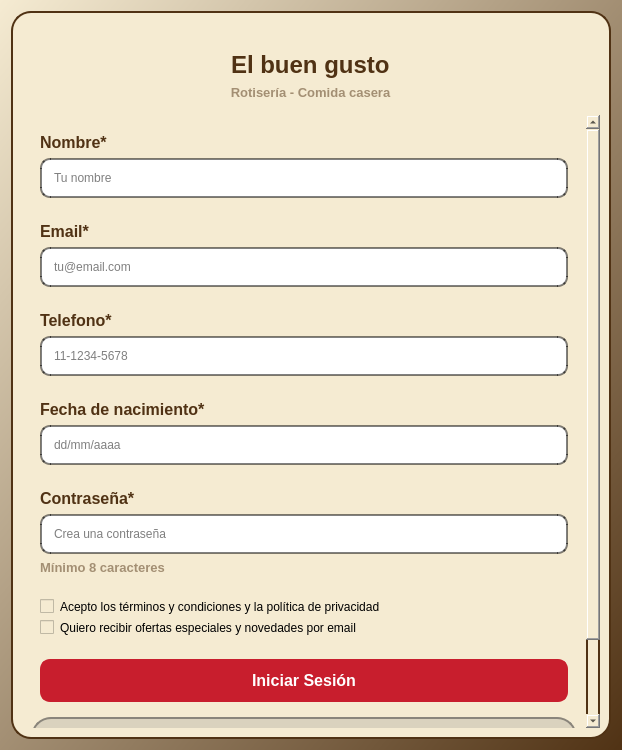
<?xml version="1.0" encoding="UTF-8"?>
<ui version="4.0">
 <class>sign_up</class>
 <widget class="QWidget" name="sign_up">
  <property name="geometry">
   <rect>
    <x>0</x>
    <y>0</y>
    <width>618</width>
    <height>750</height>
   </rect>
  </property>
  <property name="windowTitle">
   <string>Form</string>
  </property>
  <property name="styleSheet">
   <string notr="true">background-color: qlineargradient(spread:pad, x1:0, y0:1, x2:1, y2:1, stop:0 rgba(245, 235, 210, 255), stop:1 rgba(80, 50, 20, 255))</string>
  </property>
  <layout class="QHBoxLayout" name="horizontalLayout">
   <item>
    <widget class="QFrame" name="frame">
     <property name="sizePolicy">
      <sizepolicy hsizetype="Minimum" vsizetype="Minimum">
       <horstretch>0</horstretch>
       <verstretch>0</verstretch>
      </sizepolicy>
     </property>
     <property name="minimumSize">
      <size>
       <width>600</width>
       <height>500</height>
      </size>
     </property>
     <property name="maximumSize">
      <size>
       <width>396</width>
       <height>16777215</height>
      </size>
     </property>
     <property name="styleSheet">
      <string notr="true">background-color: rgb(245, 235, 210);
border: 2 solid rgb(80, 50, 20);
border-radius: 20;</string>
     </property>
     <property name="frameShape">
      <enum>QFrame::Shape::StyledPanel</enum>
     </property>
     <property name="frameShadow">
      <enum>QFrame::Shadow::Raised</enum>
     </property>
     <layout class="QVBoxLayout" name="verticalLayout">
      <item>
       <widget class="QFrame" name="frame_4">
        <property name="maximumSize">
         <size>
          <width>16777215</width>
          <height>200</height>
         </size>
        </property>
        <property name="styleSheet">
         <string notr="true">background-color: rgb(245, 235, 210);
border: 0 solid rgb(138, 133, 123);
border-radius: 0;</string>
        </property>
        <property name="frameShape">
         <enum>QFrame::Shape::StyledPanel</enum>
        </property>
        <property name="frameShadow">
         <enum>QFrame::Shadow::Raised</enum>
        </property>
        <layout class="QVBoxLayout" name="verticalLayout_7">
         <item alignment="Qt::AlignmentFlag::AlignHCenter">
          <widget class="QLabel" name="label_5">
           <property name="minimumSize">
            <size>
             <width>0</width>
             <height>0</height>
            </size>
           </property>
           <property name="maximumSize">
            <size>
             <width>100</width>
             <height>100</height>
            </size>
           </property>
           <property name="text">
            <string/>
           </property>
           <property name="pixmap">
            <pixmap resource="img.qrc">:/fondo2.jpg</pixmap>
           </property>
           <property name="scaledContents">
            <bool>true</bool>
           </property>
          </widget>
         </item>
         <item alignment="Qt::AlignmentFlag::AlignHCenter">
          <widget class="QLabel" name="label_6">
           <property name="sizePolicy">
            <sizepolicy hsizetype="Maximum" vsizetype="Maximum">
             <horstretch>0</horstretch>
             <verstretch>0</verstretch>
            </sizepolicy>
           </property>
           <property name="font">
            <font>
             <family>Arial</family>
             <pointsize>18</pointsize>
             <bold>true</bold>
            </font>
           </property>
           <property name="styleSheet">
            <string notr="true">color: rgb(80,50,20);
</string>
           </property>
           <property name="text">
            <string>El buen gusto</string>
           </property>
          </widget>
         </item>
         <item alignment="Qt::AlignmentFlag::AlignHCenter">
          <widget class="QPushButton" name="pushButton_4">
           <property name="sizePolicy">
            <sizepolicy hsizetype="Maximum" vsizetype="Maximum">
             <horstretch>0</horstretch>
             <verstretch>0</verstretch>
            </sizepolicy>
           </property>
           <property name="font">
            <font>
             <family>Arial</family>
             <pointsize>10</pointsize>
             <bold>true</bold>
            </font>
           </property>
           <property name="styleSheet">
            <string notr="true">background-color: rgb(245, 235, 210);
color: rgba(80,50,20,0.50);
border: 0 solid rgb(80, 50, 20);
border-radius: 0;</string>
           </property>
           <property name="text">
            <string>Rotisería - Comida casera</string>
           </property>
          </widget>
         </item>
        </layout>
       </widget>
      </item>
      <item>
       <widget class="QScrollArea" name="scrollArea">
        <property name="styleSheet">
         <string notr="true">background-color: rgb(245, 235, 210);
border: 0 solid rgb(138, 133, 123);
border-radius: 0;</string>
        </property>
        <property name="widgetResizable">
         <bool>true</bool>
        </property>
        <widget class="QWidget" name="scrollAreaWidgetContents_3">
         <property name="geometry">
          <rect>
           <x>0</x>
           <y>0</y>
           <width>561</width>
           <height>697</height>
          </rect>
         </property>
         <layout class="QVBoxLayout" name="verticalLayout_11">
          <item>
           <widget class="QFrame" name="frame_7">
            <property name="styleSheet">
             <string notr="true">background-color: rgb(245, 235, 210);
border: 0 solid rgb(138, 133, 123);
border-radius: 0;</string>
            </property>
            <property name="frameShape">
             <enum>QFrame::Shape::StyledPanel</enum>
            </property>
            <property name="frameShadow">
             <enum>QFrame::Shadow::Raised</enum>
            </property>
            <layout class="QVBoxLayout" name="verticalLayout_5">
             <item alignment="Qt::AlignmentFlag::AlignLeft">
              <widget class="QLabel" name="label_3">
               <property name="sizePolicy">
                <sizepolicy hsizetype="Maximum" vsizetype="Maximum">
                 <horstretch>0</horstretch>
                 <verstretch>0</verstretch>
                </sizepolicy>
               </property>
               <property name="font">
                <font>
                 <family>Arial</family>
                 <pointsize>12</pointsize>
                 <bold>true</bold>
                </font>
               </property>
               <property name="styleSheet">
                <string notr="true">color: rgb(80,50,20);
</string>
               </property>
               <property name="text">
                <string>Nombre*</string>
               </property>
              </widget>
             </item>
             <item>
              <widget class="QLineEdit" name="lineEdit_2">
               <property name="styleSheet">
                <string notr="true">background-color: rgb(255, 255, 255);
border: 2 solid rgba(0, 0, 0,0.50);
border-radius: 20;
border-radius: 10;
padding: 10;</string>
               </property>
               <property name="text">
                <string/>
               </property>
               <property name="echoMode">
                <enum>QLineEdit::EchoMode::Normal</enum>
               </property>
               <property name="placeholderText">
                <string>Tu nombre</string>
               </property>
              </widget>
             </item>
            </layout>
           </widget>
          </item>
          <item>
           <widget class="QFrame" name="frame_6">
            <property name="styleSheet">
             <string notr="true">background-color: rgb(245, 235, 210);
border: 0 solid rgb(138, 133, 123);
border-radius: 0;</string>
            </property>
            <property name="frameShape">
             <enum>QFrame::Shape::StyledPanel</enum>
            </property>
            <property name="frameShadow">
             <enum>QFrame::Shadow::Raised</enum>
            </property>
            <layout class="QVBoxLayout" name="verticalLayout_4">
             <item alignment="Qt::AlignmentFlag::AlignLeft">
              <widget class="QLabel" name="label_2">
               <property name="sizePolicy">
                <sizepolicy hsizetype="Maximum" vsizetype="Maximum">
                 <horstretch>0</horstretch>
                 <verstretch>0</verstretch>
                </sizepolicy>
               </property>
               <property name="font">
                <font>
                 <family>Arial</family>
                 <pointsize>12</pointsize>
                 <bold>true</bold>
                </font>
               </property>
               <property name="styleSheet">
                <string notr="true">color: rgb(80,50,20);
</string>
               </property>
               <property name="text">
                <string>Email*</string>
               </property>
              </widget>
             </item>
             <item>
              <widget class="QLineEdit" name="lineEdit">
               <property name="styleSheet">
                <string notr="true">background-color: rgb(255, 255, 255);
border: 2 solid rgba(0, 0, 0,0.50);
border-radius: 20;
border-radius: 10;
padding: 10;</string>
               </property>
               <property name="text">
                <string/>
               </property>
               <property name="echoMode">
                <enum>QLineEdit::EchoMode::Normal</enum>
               </property>
               <property name="placeholderText">
                <string>tu@email.com</string>
               </property>
              </widget>
             </item>
            </layout>
           </widget>
          </item>
          <item>
           <widget class="QFrame" name="frame_8">
            <property name="styleSheet">
             <string notr="true">background-color: rgb(245, 235, 210);
border: 0 solid rgb(138, 133, 123);
border-radius: 0;</string>
            </property>
            <property name="frameShape">
             <enum>QFrame::Shape::StyledPanel</enum>
            </property>
            <property name="frameShadow">
             <enum>QFrame::Shadow::Raised</enum>
            </property>
            <layout class="QVBoxLayout" name="verticalLayout_6">
             <item alignment="Qt::AlignmentFlag::AlignLeft">
              <widget class="QLabel" name="label_4">
               <property name="sizePolicy">
                <sizepolicy hsizetype="Maximum" vsizetype="Maximum">
                 <horstretch>0</horstretch>
                 <verstretch>0</verstretch>
                </sizepolicy>
               </property>
               <property name="font">
                <font>
                 <family>Arial</family>
                 <pointsize>12</pointsize>
                 <bold>true</bold>
                </font>
               </property>
               <property name="styleSheet">
                <string notr="true">color: rgb(80,50,20);
</string>
               </property>
               <property name="text">
                <string>Telefono*</string>
               </property>
              </widget>
             </item>
             <item>
              <widget class="QLineEdit" name="lineEdit_3">
               <property name="styleSheet">
                <string notr="true">background-color: rgb(255, 255, 255);
border: 2 solid rgba(0, 0, 0,0.50);
border-radius: 20;
border-radius: 10;
padding: 10;</string>
               </property>
               <property name="text">
                <string/>
               </property>
               <property name="echoMode">
                <enum>QLineEdit::EchoMode::NoEcho</enum>
               </property>
               <property name="placeholderText">
                <string>11-1234-5678</string>
               </property>
              </widget>
             </item>
            </layout>
           </widget>
          </item>
          <item>
           <widget class="QFrame" name="frame_9">
            <property name="styleSheet">
             <string notr="true">background-color: rgb(245, 235, 210);
border: 0 solid rgb(138, 133, 123);
border-radius: 0;</string>
            </property>
            <property name="frameShape">
             <enum>QFrame::Shape::StyledPanel</enum>
            </property>
            <property name="frameShadow">
             <enum>QFrame::Shadow::Raised</enum>
            </property>
            <layout class="QVBoxLayout" name="verticalLayout_8">
             <item alignment="Qt::AlignmentFlag::AlignLeft">
              <widget class="QLabel" name="label_7">
               <property name="sizePolicy">
                <sizepolicy hsizetype="Maximum" vsizetype="Maximum">
                 <horstretch>0</horstretch>
                 <verstretch>0</verstretch>
                </sizepolicy>
               </property>
               <property name="font">
                <font>
                 <family>Arial</family>
                 <pointsize>12</pointsize>
                 <bold>true</bold>
                </font>
               </property>
               <property name="styleSheet">
                <string notr="true">color: rgb(80,50,20);
</string>
               </property>
               <property name="text">
                <string>Fecha de nacimiento*</string>
               </property>
              </widget>
             </item>
             <item>
              <widget class="QLineEdit" name="lineEdit_4">
               <property name="styleSheet">
                <string notr="true">background-color: rgb(255, 255, 255);
border: 2 solid rgba(0, 0, 0,0.50);
border-radius: 20;
border-radius: 10;
padding: 10;</string>
               </property>
               <property name="text">
                <string/>
               </property>
               <property name="echoMode">
                <enum>QLineEdit::EchoMode::Normal</enum>
               </property>
               <property name="placeholderText">
                <string>dd/mm/aaaa</string>
               </property>
              </widget>
             </item>
            </layout>
           </widget>
          </item>
          <item>
           <widget class="QFrame" name="frame_10">
            <property name="styleSheet">
             <string notr="true">background-color: rgb(245, 235, 210);
border: 0 solid rgb(138, 133, 123);
border-radius: 0;</string>
            </property>
            <property name="frameShape">
             <enum>QFrame::Shape::StyledPanel</enum>
            </property>
            <property name="frameShadow">
             <enum>QFrame::Shadow::Raised</enum>
            </property>
            <layout class="QVBoxLayout" name="verticalLayout_2">
             <item>
              <widget class="QLabel" name="label_8">
               <property name="sizePolicy">
                <sizepolicy hsizetype="Maximum" vsizetype="Maximum">
                 <horstretch>0</horstretch>
                 <verstretch>0</verstretch>
                </sizepolicy>
               </property>
               <property name="font">
                <font>
                 <family>Arial</family>
                 <pointsize>12</pointsize>
                 <bold>true</bold>
                </font>
               </property>
               <property name="styleSheet">
                <string notr="true">color: rgb(80,50,20);
</string>
               </property>
               <property name="text">
                <string>Contraseña*</string>
               </property>
              </widget>
             </item>
             <item>
              <widget class="QLineEdit" name="lineEdit_5">
               <property name="styleSheet">
                <string notr="true">background-color: rgb(255, 255, 255);
border: 2 solid rgba(0, 0, 0,0.50);
border-radius: 20;
border-radius: 10;
padding: 10;</string>
               </property>
               <property name="text">
                <string/>
               </property>
               <property name="echoMode">
                <enum>QLineEdit::EchoMode::Password</enum>
               </property>
               <property name="placeholderText">
                <string>Crea una contraseña</string>
               </property>
              </widget>
             </item>
             <item>
              <widget class="QPushButton" name="pushButton_3">
               <property name="sizePolicy">
                <sizepolicy hsizetype="Maximum" vsizetype="Maximum">
                 <horstretch>0</horstretch>
                 <verstretch>0</verstretch>
                </sizepolicy>
               </property>
               <property name="font">
                <font>
                 <family>Arial</family>
                 <pointsize>10</pointsize>
                 <bold>true</bold>
                </font>
               </property>
               <property name="cursor">
                <cursorShape>PointingHandCursor</cursorShape>
               </property>
               <property name="styleSheet">
                <string notr="true">background-color: rgb(245, 235, 210);
color: rgba(80,50,20,0.50);
border: 0 solid rgb(80, 50, 20);
border-radius: 0;</string>
               </property>
               <property name="text">
                <string>Mínimo 8 caracteres</string>
               </property>
              </widget>
             </item>
            </layout>
           </widget>
          </item>
          <item>
           <widget class="QFrame" name="frame_2">
            <property name="styleSheet">
             <string notr="true">background-color: rgb(245, 235, 210);
border: 0 solid rgb(138, 133, 123);
border-radius: 0;</string>
            </property>
            <property name="frameShape">
             <enum>QFrame::Shape::StyledPanel</enum>
            </property>
            <property name="frameShadow">
             <enum>QFrame::Shadow::Raised</enum>
            </property>
            <layout class="QVBoxLayout" name="verticalLayout_9">
             <item>
              <widget class="QCheckBox" name="checkBox">
               <property name="text">
                <string>Acepto los términos y condiciones y la política de privacidad</string>
               </property>
              </widget>
             </item>
             <item>
              <widget class="QCheckBox" name="checkBox_2">
               <property name="text">
                <string>Quiero recibir ofertas especiales y novedades por email</string>
               </property>
              </widget>
             </item>
            </layout>
           </widget>
          </item>
          <item>
           <widget class="QFrame" name="frame_11">
            <property name="styleSheet">
             <string notr="true">background-color: rgb(245, 235, 210);
border: 0 solid rgb(138, 133, 123);
border-radius: 0;</string>
            </property>
            <property name="frameShape">
             <enum>QFrame::Shape::StyledPanel</enum>
            </property>
            <property name="frameShadow">
             <enum>QFrame::Shadow::Raised</enum>
            </property>
            <layout class="QVBoxLayout" name="verticalLayout_10">
             <item>
              <widget class="QPushButton" name="pushButton">
               <property name="font">
                <font>
                 <family>Arial</family>
                 <pointsize>12</pointsize>
                 <bold>true</bold>
                </font>
               </property>
               <property name="cursor">
                <cursorShape>PointingHandCursor</cursorShape>
               </property>
               <property name="styleSheet">
                <string notr="true">background-color: rgb(200, 30, 45);
color: rgb(255,255,255);
border: 2 solid rgb(200, 30, 45);
border-radius: 10;
padding: 10;</string>
               </property>
               <property name="text">
                <string>Iniciar Sesión</string>
               </property>
              </widget>
             </item>
            </layout>
           </widget>
          </item>
          <item>
           <widget class="QFrame" name="frame_5">
            <property name="styleSheet">
             <string notr="true">background-color: rgba(191, 185, 171,0.50);
border: 2 solid rgb(138, 133, 123);
border-radius: 20</string>
            </property>
            <property name="frameShape">
             <enum>QFrame::Shape::StyledPanel</enum>
            </property>
            <property name="frameShadow">
             <enum>QFrame::Shadow::Raised</enum>
            </property>
            <layout class="QVBoxLayout" name="verticalLayout_3">
             <item alignment="Qt::AlignmentFlag::AlignHCenter|Qt::AlignmentFlag::AlignVCenter">
              <widget class="QLabel" name="label">
               <property name="sizePolicy">
                <sizepolicy hsizetype="Fixed" vsizetype="Fixed">
                 <horstretch>0</horstretch>
                 <verstretch>0</verstretch>
                </sizepolicy>
               </property>
               <property name="font">
                <font>
                 <family>Arial</family>
                 <pointsize>12</pointsize>
                 <bold>true</bold>
                </font>
               </property>
               <property name="styleSheet">
                <string notr="true">background-color: rgba(191, 185, 171,0);
color: rgba(80,50,20,0.50);
border: 0 solid rgba(80, 50, 20,0);
border-radius: 0;</string>
               </property>
               <property name="text">
                <string>¿No tienes una cuenta?</string>
               </property>
               <property name="alignment">
                <set>Qt::AlignmentFlag::AlignCenter</set>
               </property>
              </widget>
             </item>
             <item alignment="Qt::AlignmentFlag::AlignHCenter|Qt::AlignmentFlag::AlignVCenter">
              <widget class="QPushButton" name="pushButton_2">
               <property name="sizePolicy">
                <sizepolicy hsizetype="Maximum" vsizetype="Maximum">
                 <horstretch>0</horstretch>
                 <verstretch>0</verstretch>
                </sizepolicy>
               </property>
               <property name="font">
                <font>
                 <family>Arial</family>
                 <pointsize>12</pointsize>
                 <bold>true</bold>
                </font>
               </property>
               <property name="cursor">
                <cursorShape>PointingHandCursor</cursorShape>
               </property>
               <property name="styleSheet">
                <string notr="true">background-color: rgb(245, 235, 210);
color: rgb(200,30,45);
border: 2 solid rgb(200, 30, 45);
border-radius: 10;
padding: 10;</string>
               </property>
               <property name="text">
                <string>Crear cuenta</string>
               </property>
              </widget>
             </item>
            </layout>
           </widget>
          </item>
         </layout>
        </widget>
       </widget>
      </item>
     </layout>
    </widget>
   </item>
  </layout>
 </widget>
 <resources>
  <include location="img.qrc"/>
 </resources>
 <connections/>
</ui>
